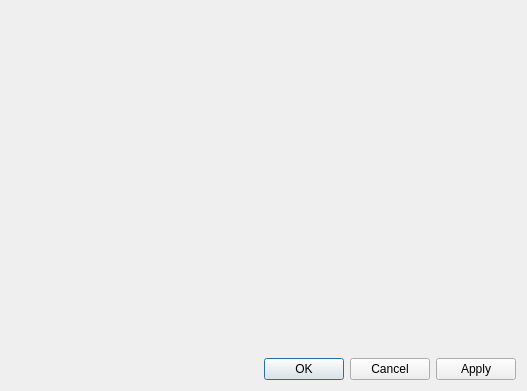
<?xml version="1.0" encoding="UTF-8"?>
<ui version="4.0">
 <class>EditWidget</class>
 <widget class="QWidget" name="EditWidget">
  <property name="geometry">
   <rect>
    <x>0</x>
    <y>0</y>
    <width>527</width>
    <height>391</height>
   </rect>
  </property>
  <layout class="QVBoxLayout" name="verticalLayout">
   <item>
    <widget class="MessageWidget" name="messageWidget" native="true"/>
   </item>
   <item>
    <layout class="QHBoxLayout" name="horizontalLayout_3">
     <property name="leftMargin">
      <number>2</number>
     </property>
     <property name="topMargin">
      <number>2</number>
     </property>
     <property name="rightMargin">
      <number>2</number>
     </property>
     <property name="bottomMargin">
      <number>2</number>
     </property>
     <item>
      <widget class="QLabel" name="headerLabel">
       <property name="text">
        <string/>
       </property>
      </widget>
     </item>
    </layout>
   </item>
   <item>
    <spacer name="verticalSpacer">
     <property name="orientation">
      <enum>Qt::Vertical</enum>
     </property>
     <property name="sizeType">
      <enum>QSizePolicy::Fixed</enum>
     </property>
     <property name="sizeHint" stdset="0">
      <size>
       <width>1</width>
       <height>3</height>
      </size>
     </property>
    </spacer>
   </item>
   <item>
    <layout class="QHBoxLayout" name="horizontalLayout" stretch="0,0">
     <property name="spacing">
      <number>18</number>
     </property>
     <item>
      <widget class="CategoryListWidget" name="categoryList" native="true">
       <property name="sizePolicy">
        <sizepolicy hsizetype="Fixed" vsizetype="Expanding">
         <horstretch>0</horstretch>
         <verstretch>0</verstretch>
        </sizepolicy>
       </property>
       <property name="focusPolicy">
        <enum>Qt::TabFocus</enum>
       </property>
      </widget>
     </item>
     <item>
      <widget class="QStackedWidget" name="stackedWidget">
       <property name="focusPolicy">
        <enum>Qt::TabFocus</enum>
       </property>
       <property name="currentIndex">
        <number>-1</number>
       </property>
      </widget>
     </item>
    </layout>
   </item>
   <item>
    <layout class="QHBoxLayout" name="horizontalLayout_2">
     <property name="topMargin">
      <number>5</number>
     </property>
     <item>
      <widget class="Material::ButtonBox" name="buttonBox">
       <property name="focusPolicy">
        <enum>Qt::TabFocus</enum>
       </property>
       <property name="standardButtons">
        <set>QDialogButtonBox::Apply|QDialogButtonBox::Cancel|QDialogButtonBox::Ok</set>
       </property>
      </widget>
     </item>
    </layout>
   </item>
  </layout>
 </widget>
 <customwidgets>
  <customwidget>
   <class>Material::ButtonBox</class>
   <extends>QDialogButtonBox</extends>
   <header>gui/material/MaterialControls.h</header>
  </customwidget>
  <customwidget>
   <class>MessageWidget</class>
   <extends>QWidget</extends>
   <header>gui/MessageWidget.h</header>
   <container>1</container>
  </customwidget>
  <customwidget>
   <class>CategoryListWidget</class>
   <extends>QWidget</extends>
   <header>gui/CategoryListWidget.h</header>
   <container>1</container>
  </customwidget>
 </customwidgets>
 <tabstops>
  <tabstop>categoryList</tabstop>
  <tabstop>stackedWidget</tabstop>
  <tabstop>buttonBox</tabstop>
 </tabstops>
 <resources/>
 <connections/>
</ui>
